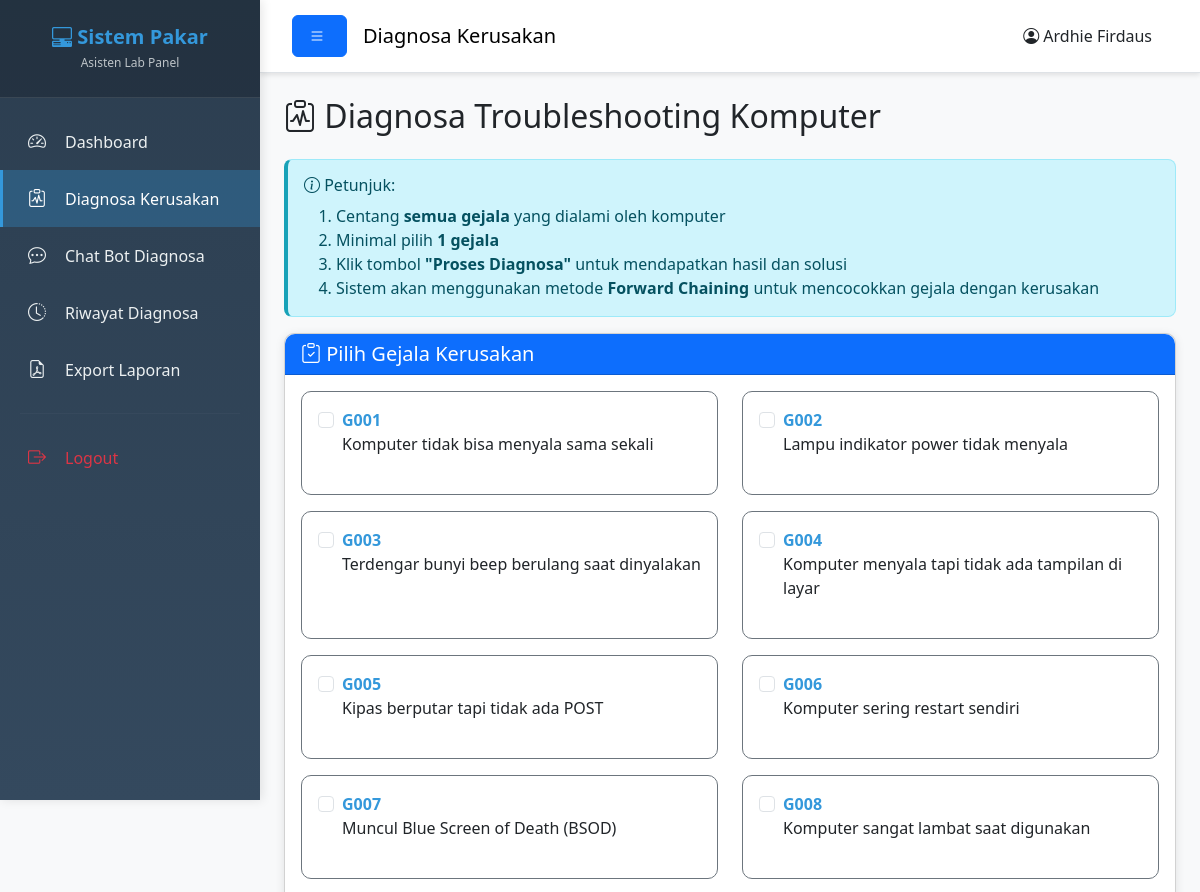
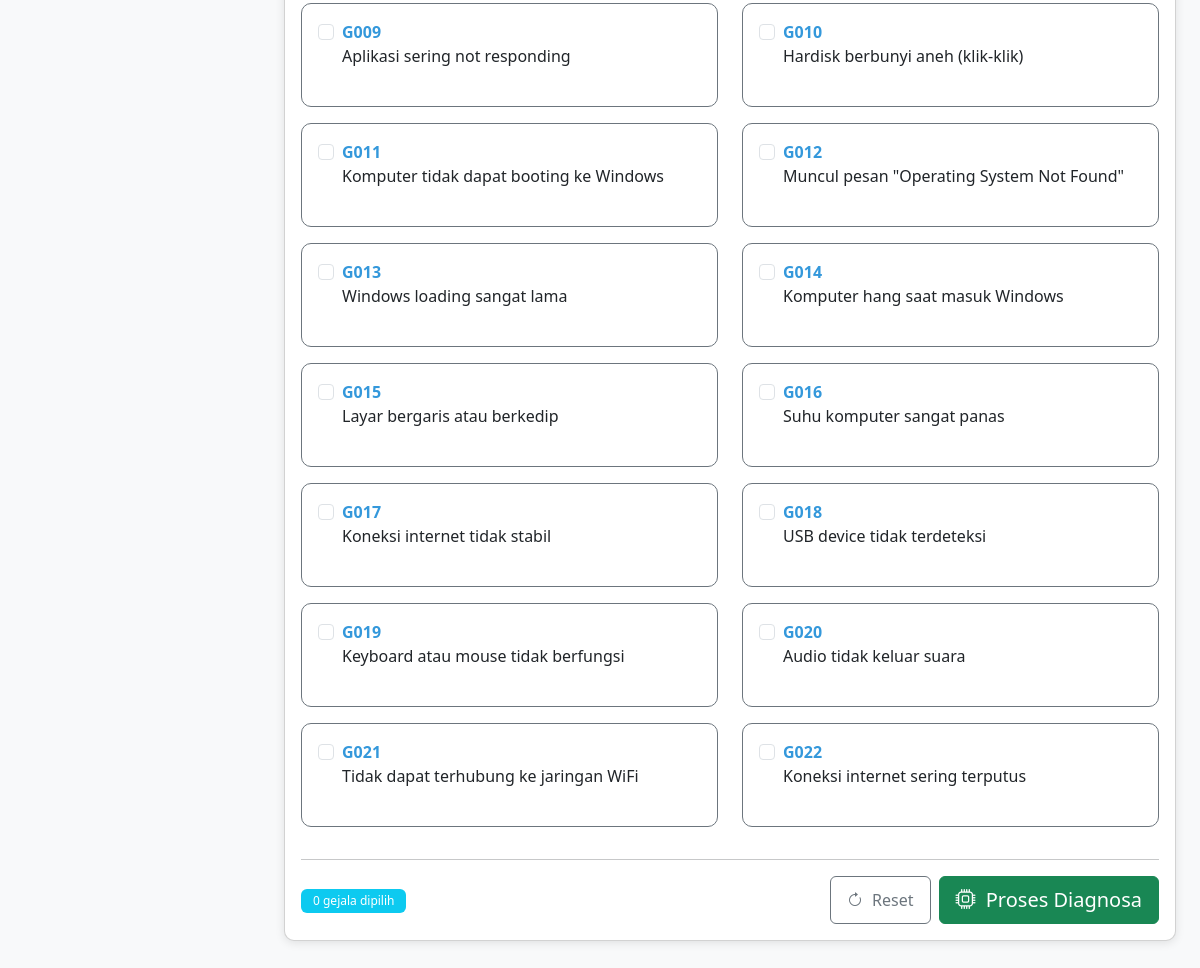
Page /Asisten/diagnosa.php (signed in) on the committed database (2 pictures, top to bottom).
### tables this page shows
CREATE TABLE `gejala` (
  `id_gejala` int(11) NOT NULL,
  `kode_gejala` varchar(10) NOT NULL,
  `nama_gejala` text NOT NULL,
  `kata_kunci` text DEFAULT NULL
);

### Asisten/diagnosa.php (the view, shortened to what this page needs)
<?php
$query_gejala = "SELECT * FROM gejala ORDER BY kode_gejala ASC";
$result_gejala = mysqli_query($koneksi, $query_gejala);
?>
<!DOCTYPE html>
<html lang="id">
<head>
    <link href="https://cdn.jsdelivr.net/npm/bootstrap@5.3.0/dist/css/bootstrap.min.css" rel="stylesheet">
    <link rel="stylesheet" href="https://cdn.jsdelivr.net/npm/bootstrap-icons@1.10.0/font/bootstrap-icons.css">
    <link rel="stylesheet" href="../Assets/css/style.css?v=20260713">
</head>
<body>
    <div class="wrapper">
        <?php include 'sidebar_asisten.php'; ?>
        <div class="main-content">
            <nav class="navbar navbar-expand-lg navbar-light bg-white border-bottom">
                <div class="container-fluid">
                    <button class="btn btn-primary" id="sidebarToggle">
                        <i class="bi bi-list"></i>
                    </button>
                    <span class="navbar-brand mb-0 h1 ms-3">Diagnosa Kerusakan</span>
                    <div class="ms-auto">
                        <span class="me-3">
                            <i class="bi bi-person-circle"></i> <?php echo $_SESSION['nama_lengkap']; ?>
                        </span>
                    </div>
                </div>
            </nav>
            <div class="container-fluid p-4">
                <h2 class="mb-4">
                    <i class="bi bi-clipboard-pulse"></i>
                    Diagnosa Troubleshooting Komputer
                </h2>
                <div class="alert alert-info">
                    <h6><i class="bi bi-info-circle"></i> Petunjuk:</h6>
                    <ol class="mb-0">
                        <li>Centang <strong>semua gejala</strong> yang dialami oleh komputer</li>
                        <li>Minimal pilih <strong>1 gejala</strong></li>
                        <li>Klik tombol <strong>"Proses Diagnosa"</strong> untuk mendapatkan hasil dan solusi</li>
                        <li>Sistem akan menggunakan metode <strong>Forward Chaining</strong> untuk mencocokkan gejala dengan kerusakan</li>
                    </ol>
                </div>
                <div class="card shadow">
                    <div class="card-header bg-primary text-white">
                        <h5 class="mb-0">
                            <i class="bi bi-clipboard-check"></i>
                            Pilih Gejala Kerusakan
                        </h5>
                    </div>
                    <div class="card-body">
                        <form action="proses_diagnosa.php" method="POST" id="formDiagnosa">
                            <div class="row">
                                <?php
                                if (mysqli_num_rows($result_gejala) > 0):
                                    while($gejala = mysqli_fetch_assoc($result_gejala)):
                                ?>
                                <div class="col-md-6 mb-3">
                                    <div class="card h-100 border-secondary">
                                        <div class="card-body">
                                            <div class="form-check">
                                                <input class="form-check-input gejala-checkbox"
                                                       type="checkbox"
                                                       name="gejala[]"
                                                       value="<?php echo $gejala['id_gejala']; ?>"
                                                       id="gejala_<?php echo $gejala['id_gejala']; ?>">
                                                <label class="form-check-label w-100"
                                                       for="gejala_<?php echo $gejala['id_gejala']; ?>">
                                                    <strong class="text-primary"><?php echo $gejala['kode_gejala']; ?></strong><br>
                                                    <?php echo $gejala['nama_gejala']; ?>
                                                </label>
                                            </div>
                                        </div>
                                    </div>
                                </div>
                                <?php
                                    endwhile;
                                endif; ?>
                            </div>
                            <?php if (mysqli_num_rows($result_gejala) > 0): ?>
                            <hr>
                            <div class="d-flex justify-content-between align-items-center">
                                <div>
                                    <span class="badge bg-info" id="selectedCount">0 gejala dipilih</span>
                                </div>
                                <div class="d-flex gap-2">
                                    <button type="button" class="btn btn-outline-secondary" id="btnReset">
                                        <i class="bi bi-arrow-clockwise"></i> Reset
                                    </button>
                                    <button type="submit" class="btn btn-success btn-lg">
                                        <i class="bi bi-cpu"></i> Proses Diagnosa
                                    </button>
                                </div>
                            </div>
                            <?php endif; ?>
                        </form>
                    </div>
                </div>
            </div>
        </div>
    </div>
</body>
</html>

### Assets/css/style.css (style rules this page uses)
* { margin: 0; padding: 0; box-sizing: border-box; }
body { font-family: "Segoe UI", Tahoma, Geneva, Verdana, sans-serif; background-color: #f8f9fa; }
.wrapper { display: flex; width: 100%; min-height: 100vh; }
.main-content { flex: 1; margin-left: 260px; transition: margin-left 0.3s ease, opacity 0.3s ease, transform 0.3s ease; background-color: #f8f9fa; }
.navbar { box-shadow: 0 2px 5px rgba(0, 0, 0, 0.1); padding: 15px 20px; }
.card { border-radius: 10px; margin-bottom: 20px; transition: transform 0.3s ease, box-shadow 0.3s ease; }
.card-header { border-radius: 10px 10px 0 0 !important; font-weight: 600; }
.btn { border-radius: 6px; padding: 8px 16px; font-weight: 500; transition: all 0.3s ease; }
.btn i { margin-right: 5px; }
.alert { border-radius: 8px; border-left: 4px solid; }
.alert-info { border-left-color: #17a2b8; }
.badge { padding: 6px 12px; font-weight: 500; border-radius: 6px; }
.shadow { box-shadow: 0 2px 10px rgba(0, 0, 0, 0.1) !important; }
.text-primary { color: #3498db !important; }

### rows in the picture
gejala: kode_gejala "G001", nama_gejala "Komputer tidak bisa menyala sama sekali"
gejala: kode_gejala "G002", nama_gejala "Lampu indikator power tidak menyala"
gejala: kode_gejala "G003", nama_gejala "Terdengar bunyi beep berulang saat dinyalakan"
gejala: kode_gejala "G004", nama_gejala "Komputer menyala tapi tidak ada tampilan di layar"
gejala: kode_gejala "G005", nama_gejala "Kipas berputar tapi tidak ada POST"
gejala: kode_gejala "G006", nama_gejala "Komputer sering restart sendiri"
gejala: kode_gejala "G007", nama_gejala "Muncul Blue Screen of Death (BSOD)"
gejala: kode_gejala "G008", nama_gejala "Komputer sangat lambat saat digunakan"
gejala: kode_gejala "G009", nama_gejala "Aplikasi sering not responding"
gejala: kode_gejala "G010", nama_gejala "Hardisk berbunyi aneh (klik-klik)"
gejala: kode_gejala "G011", nama_gejala "Komputer tidak dapat booting ke Windows"
gejala: kode_gejala "G012", nama_gejala "Muncul pesan \"Operating System Not Found\""
gejala: kode_gejala "G013", nama_gejala "Windows loading sangat lama"
gejala: kode_gejala "G014", nama_gejala "Komputer hang saat masuk Windows"
gejala: kode_gejala "G015", nama_gejala "Layar bergaris atau berkedip"
gejala: kode_gejala "G016", nama_gejala "Suhu komputer sangat panas"
gejala: kode_gejala "G017", nama_gejala "Koneksi internet tidak stabil"
gejala: kode_gejala "G018", nama_gejala "USB device tidak terdeteksi"
gejala: kode_gejala "G019", nama_gejala "Keyboard atau mouse tidak berfungsi"
gejala: kode_gejala "G020", nama_gejala "Audio tidak keluar suara"
gejala: kode_gejala "G021", nama_gejala "Tidak dapat terhubung ke jaringan WiFi"
gejala: kode_gejala "G022", nama_gejala "Koneksi internet sering terputus"

### other values in the picture
$_SESSION['nama_lengkap'] "Ardhie Firdaus"
